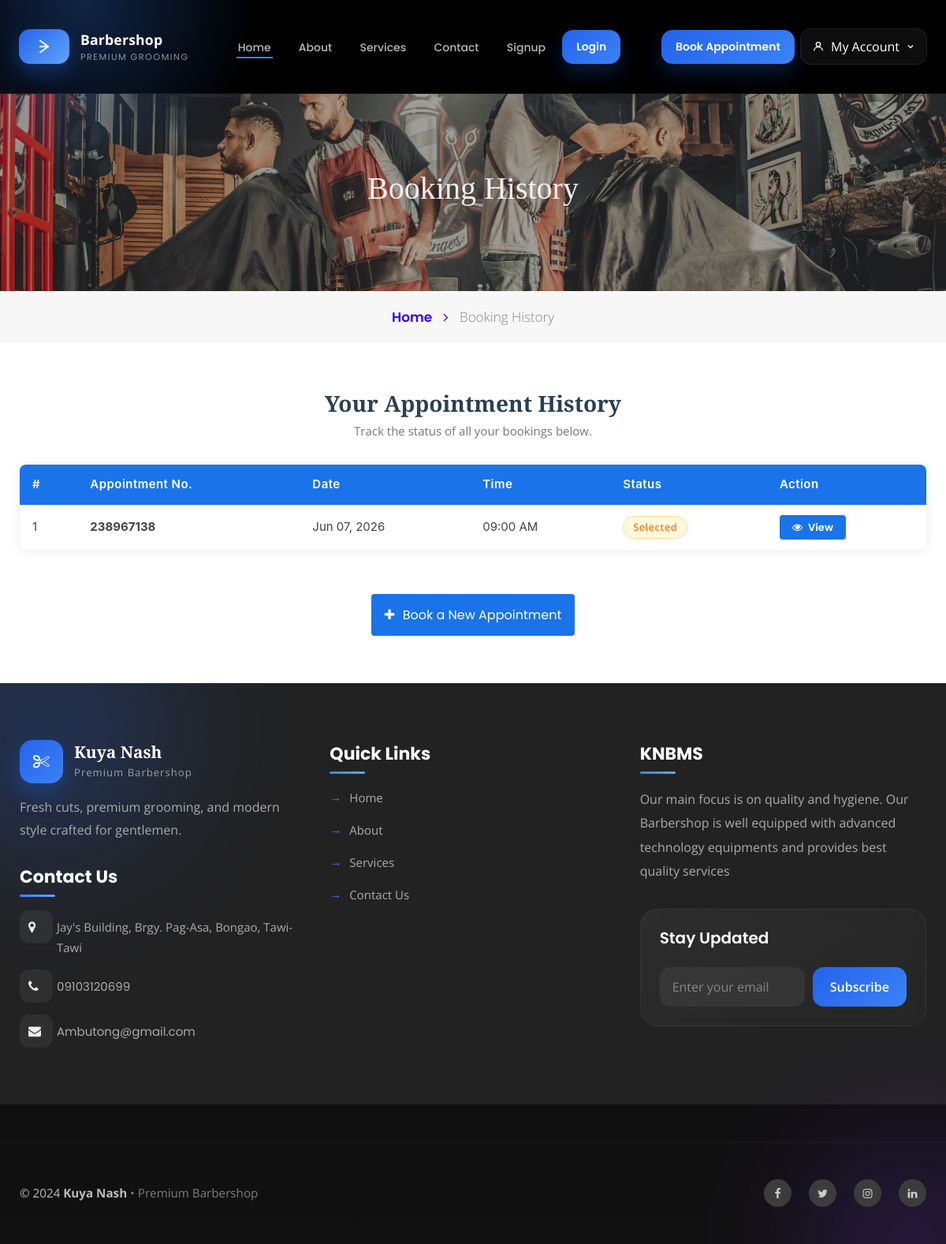
/booking-history.php (signed in), run on the app's committed database.
### tables this page shows
CREATE TABLE `tblbook` (
  `ID` int(10) NOT NULL,
  `UserID` int(10) DEFAULT NULL,
  `AptNumber` int(10) DEFAULT NULL,
  `ServiceID` int(11) NOT NULL,
  `AptDate` date DEFAULT NULL,
  `AptTime` time DEFAULT NULL,
  `Message` mediumtext DEFAULT NULL,
  `BookingDate` timestamp NULL DEFAULT current_timestamp(),
  `Remark` varchar(250) DEFAULT NULL,
  `Status` varchar(250) DEFAULT NULL,
  `RemarkDate` timestamp NULL DEFAULT NULL ON UPDATE current_timestamp(),
  `TotalCost` decimal(10,2) DEFAULT NULL,
  `WalkInName` varchar(100) DEFAULT NULL,
  `WalkInMobile` varchar(20) DEFAULT NULL,
  `BarberID` int(11) DEFAULT NULL,
  `remarks` text DEFAULT NULL,
  `PaymentMethod` varchar(50) DEFAULT NULL,
  `PaymentProof` varchar(255) DEFAULT NULL,
  `PaymentStatus` varchar(50) DEFAULT 'Pending'
);

CREATE TABLE `tblpage` (
  `ID` int(10) NOT NULL,
  `PageType` varchar(200) DEFAULT NULL,
  `PageTitle` mediumtext DEFAULT NULL,
  `PageDescription` mediumtext DEFAULT NULL,
  `Email` varchar(200) DEFAULT NULL,
  `MobileNumber` bigint(10) DEFAULT NULL,
  `UpdationDate` date DEFAULT NULL,
  `Timing` varchar(200) NOT NULL
);

### booking-history.php (the view, shortened to what this page needs)
<?php
$userid = intval($_SESSION['bpmsuid']);
?>
<!doctype html>
<html lang="en">
<head>
  <link rel="stylesheet" href="assets/css/style-starter.css">
  <link rel="stylesheet" href="https://cdnjs.cloudflare.com/ajax/libs/font-awesome/4.7.0/css/font-awesome.min.css">
</head>
<body id="home">
<?php include_once('includes/header.php'); ?>
<section class="w3l-inner-banner-main">
  <div class="about about-inner">
    <div class="container">
      <div class="seen-w3">
        <h4 class="title">Booking History</h4>
      </div>
    </div>
  </div>
  <div class="breadcrumbs-sub">
    <div class="container">
      <ul class="breadcrumbs-custom-path">
        <li><a href="index.php">Home <span class="fa fa-angle-right" aria-hidden="true"></span></a></li>
        <li class="active">Booking History</li>
      </ul>
    </div>
  </div>
</section>
<section class="w3l-contact-info-main">
  <div class="history-section">
    <div class="container">
      <div class="history-heading">
        <h4>Your Appointment History</h4>
        <p>Track the status of all your bookings below.</p>
      </div>
      <div class="table-card">
        <div class="table-responsive">
          <table class="history-table">
            <thead>
              <tr>
                <th>#</th>
                <th>Appointment No.</th>
                <th>Date</th>
                <th>Time</th>
                <th>Status</th>
                <th>Action</th>
              </tr>
            </thead>
            <tbody>
              <?php
                $query = mysqli_query($con,
                  "SELECT tblbook.ID as bid,
                          tblbook.AptNumber,
                          tblbook.AptDate,
                          tblbook.AptTime,
                          tblbook.Message,
                          tblbook.BookingDate,
                          tblbook.Status
                   FROM tblbook
                   JOIN tbluser ON tbluser.ID = tblbook.UserID
                   WHERE tbluser.ID = '$userid'
                   ORDER BY tblbook.ID DESC"
                );
                $count = mysqli_num_rows($query);
                if ($count > 0):
                  $cnt = 1;
                  while ($row = mysqli_fetch_array($query)):
                    $status = trim($row['Status']);
                    if (empty($status)) {
                      $badgeClass  = 'status-waiting';
                      $statusLabel = 'Waiting for Confirmation';
                    } elseif (stripos($status, 'confirm') !== false) {
                      $badgeClass  = 'status-confirmed';
                      $statusLabel = $status;
                    } elseif (stripos($status, 'cancel') !== false) {
                      $badgeClass  = 'status-cancelled';
                      $statusLabel = $status;
                    } elseif (stripos($status, 'complet') !== false) {
                      $badgeClass  = 'status-completed';
                      $statusLabel = $status;
                    } else {
                      $badgeClass  = 'status-waiting';
                      $statusLabel = $status;
                    }
              ?>
              <tr>
                <td><?php echo $cnt; ?></td>
                <td><strong><?php echo htmlspecialchars($row['AptNumber']); ?></strong></td>
                <td><?php echo htmlspecialchars(date('M d, Y', strtotime($row['AptDate']))); ?></td>
                <td><?php echo htmlspecialchars(date('h:i A', strtotime($row['AptTime']))); ?></td>
                <td>
                  <span class="status-badge <?php echo $badgeClass; ?>">
                    <?php echo htmlspecialchars($statusLabel); ?>
                  </span>
                </td>
              <td>
  <a href="appointment-detail.php?aptnumber=<?php echo htmlspecialchars($row['AptNumber']); ?>"
     class="btn-view">
    <span class="fa fa-eye" style="margin-right:4px;"></span> View
  </a>
</td>
              </tr>
              <?php
                  $cnt++;
                  endwhile;
              endif; ?>
            </tbody>
          </table>
        </div>
      </div>
      <div class="book-cta">
        <a href="book-appointment.php" class="btn logo-button mt-4">
          <span class="fa fa-plus" style="margin-right:6px;"></span>
          Book a New Appointment
        </a>
      </div>
    </div>
  </div>
</section>
<?php include_once('includes/footer.php'); ?>
</body>
</html>

### includes/footer.php (shortened to what this page needs)
<section class="w3l-footer-29-main modern-footer">
  <div class="footer-29 py-5">
    <div class="container py-lg-4">
      <div class="row footer-top-29">
        <div class="col-lg-4 col-md-6 footer-list-29 footer-contact">
          <div class="footer-brand">
            <div class="footer-logo">
              <i class="fa fa-scissors"></i>
            </div>
            <div>
              <h4>Kuya Nash</h4>
              <span>Premium Barbershop</span>
            </div>
          </div>
          <p class="footer-desc">
            Fresh cuts, premium grooming, and modern style crafted for gentlemen.
          </p>
          <h6 class="footer-title-29">Contact Us</h6>
          <ul class="footer-contact-list">
            <?php
            $ret=mysqli_query($con,"select * from tblpage where PageType='contactus'");
            while ($row=mysqli_fetch_array($ret)) {
            ?>
            <li>
              <div class="footer-icon">
                <span class="fa fa-map-marker"></span>
              </div>
              <p><?php echo $row['PageDescription']; ?></p>
            </li>
  <li>
  <div class="footer-icon">
    <span class="fa fa-phone"></span>
  </div>
  <?php
    $mobile = preg_replace('/[^0-9]/', '', $row['MobileNumber']);
    if(substr($mobile,0,2) != '09'){
        $mobile = '0' . substr($mobile,-10);
    }
  ?>
  <a href="tel:<?php echo $mobile; ?>">
    <?php echo $mobile; ?>
  </a>
</li>
            <li>
              <div class="footer-icon">
                <span class="fa fa-envelope"></span>
              </div>
              <a href="mailto:<?php echo $row['Email']; ?>">
                <?php echo $row['Email']; ?>
              </a>
            </li>
            <?php } ?>
          </ul>
        </div>
        <div class="col-lg-4 col-md-6 footer-list-29 footer-links">
          <h6 class="footer-title-29">Quick Links</h6>
          <ul>
            <li>
              <a href="index.php">
                <span>Home</span>
              </a>
            </li>
            <li>
              <a href="about.php">
                <span>About</span>
              </a>
            </li>
            <li>
              <a href="services.php">
                <span>Services</span>
              </a>
            </li>
            <li>
              <a href="contact.php">
                <span>Contact Us</span>
              </a>
            </li>
          </ul>
        </div>
        <div class="col-lg-4 col-md-12 footer-list-29 footer-about">
          <?php
          $ret=mysqli_query($con,"select * from tblpage where PageType='aboutus'");
          while ($row=mysqli_fetch_array($ret)) {
          ?>
          <h6 class="footer-title-29">
            <?php echo $row['PageTitle']; ?>
          </h6>
          <p class="footer-about-text">
            <?php echo $row['PageDescription']; ?>
          </p>
          <?php } ?>
          <div class="footer-newsletter">
            <h5>Stay Updated</h5>
            <form class="newsletter-form">
              <input type="email"
                placeholder="Enter your email"
                required>
              <button type="submit">
                Subscribe
              </button>
            </form>
          </div>
        </div>
      </div>
    </div>
  </div>
  <section class="w3l-copyright">
    <div class="container">
      <div class="bottom-copies">
        <div class="copyright-left">
          <p>
            © 2024 <strong>Kuya Nash</strong>
            <span>• Premium Barbershop</span>
          </p>
        </div>
        <div class="main-social-footer-29">
          <a href="#" class="social facebook">
            <span class="fa fa-facebook"></span>
          </a>
          <a href="#" class="social twitter">
            <span class="fa fa-twitter"></span>
          </a>
          <a href="#" class="social instagram">
            <span class="fa fa-instagram"></span>
          </a>
          <a href="#" class="social linkedin">
            <span class="fa fa-linkedin"></span>
          </a>
        </div>
      </div>
    </div>
  </section>
</section>

### booking-history.php (style rules this page uses)
a.logo-button, button.logo-button { background: #1a73e8 !important; border: 2px solid #1a73e8 !important; color: #fff !important; }
.w3l-inner-banner-main .about-inner { background: url('assets/images/a1.jpg') no-repeat center; background-size: cover; }
.history-section { padding: 60px 0; }
.history-heading { text-align: center; margin-bottom: 2rem; }
.history-heading h4 { font-size: 28px; color: #2b4052; font-weight: 700; }
.history-heading p { color: #777; font-size: 15px; margin-top: 6px; }
.table-card { background: #fff; border-radius: 8px; box-shadow: 0 2px 16px rgba(0,0,0,0.08); overflow: hidden; }
.history-table { width: 100%; border-collapse: collapse; font-size: 15px; }
.history-table thead { background: #1a73e8; color: #fff; }
.history-table thead th { padding: 14px 16px; font-weight: 600; letter-spacing: 0.03em; text-align: left; border: none; }
.history-table tbody tr { border-bottom: 1px solid #f0f0f0; transition: background 0.15s; }
.history-table tbody tr:last-child { border-bottom: none; }
.history-table tbody td { padding: 13px 16px; color: #444; vertical-align: middle; }
.status-badge { display: inline-block; padding: 4px 12px; border-radius: 20px; font-size: 13px; font-weight: 600; letter-spacing: 0.03em; }
.status-waiting { background: #fff8e1; color: #f57f17; border: 1px solid #ffe082; }
.btn-view { display: inline-block; background: #1a73e8; color: #fff; padding: 6px 16px; border-radius: 4px; font-size: 13px; font-weight: 600; text-decoration: none; transition: background 0.2s; }
.book-cta { text-align: center; margin-top: 2rem; }
.table-responsive { overflow-x: auto; }

### data on the page
tblbook: AptNumber "238967138", AptDate "Jun 07, 2026", AptTime "09:00 AM", Status "Selected"
tblpage: PageDescription "Jay's Building, Brgy. Pag-Asa, Bongao, Tawi-Tawi", MobileNumber "09103120699", Email "Ambutong@gmail.com"
tblpage: PageTitle "KNBMS", PageDescription "Our main focus is on quality and hygiene. Our Barbershop is well equipped with advanced technology equipments and provides best quality services"
